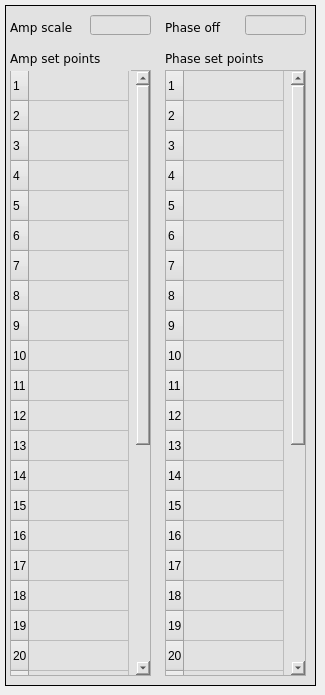
        <widget class="QWidget" name="Lin_3">
         <attribute name="title">
          <string>X</string>
         </attribute>
         <widget class="caFrame" name="caframe_12">
          <property name="geometry">
           <rect>
            <x>5</x>
            <y>5</y>
            <width>311</width>
            <height>681</height>
           </rect>
          </property>
          <property name="styleSheet">
           <string notr="true">background-color: rgb(226, 226, 226);</string>
          </property>
          <property name="frameShape">
           <enum>QFrame::Box</enum>
          </property>
          <widget class="caWaveTable" name="cawavetable_6">
           <property name="geometry">
            <rect>
             <x>5</x>
             <y>65</y>
             <width>141</width>
             <height>606</height>
            </rect>
           </property>
           <property name="font">
            <font>
             <family>DejaVu Sans</family>
            </font>
           </property>
           <property name="autoScrollMargin">
            <number>32</number>
           </property>
           <property name="channel" stdset="0">
            <string notr="true">$(DEVICE):dsp:calib:var_att:X:amp_scale:set_points</string>
           </property>
           <property name="numberOfRows">
            <number>32</number>
           </property>
           <property name="numberOfColumns">
            <number>1</number>
           </property>
           <attribute name="horizontalHeaderVisible">
            <bool>false</bool>
           </attribute>
           <attribute name="horizontalHeaderVisible">
            <bool>false</bool>
           </attribute>
           <row/>
           <row/>
           <row/>
           <row/>
           <row/>
           <row/>
           <row/>
           <row/>
           <row/>
           <row/>
           <row/>
           <row/>
           <row/>
           <row/>
           <row/>
           <row/>
           <row/>
           <row/>
           <row/>
           <row/>
           <row/>
           <row/>
           <row/>
           <row/>
           <row/>
           <row/>
           <row/>
           <row/>
           <row/>
           <row/>
           <row/>
           <row/>
           <column/>
           <item row="0" column="0">
            <property name="font">
             <font/>
            </property>
           </item>
           <item row="1" column="0">
            <property name="font">
             <font/>
            </property>
           </item>
           <item row="2" column="0">
            <property name="font">
             <font/>
            </property>
           </item>
           <item row="3" column="0">
            <property name="font">
             <font/>
            </property>
           </item>
           <item row="4" column="0">
            <property name="font">
             <font/>
            </property>
           </item>
           <item row="5" column="0">
            <property name="font">
             <font/>
            </property>
           </item>
           <item row="6" column="0">
            <property name="font">
             <font/>
            </property>
           </item>
           <item row="7" column="0">
            <property name="font">
             <font/>
            </property>
           </item>
           <item row="8" column="0">
            <property name="font">
             <font/>
            </property>
           </item>
           <item row="9" column="0">
            <property name="font">
             <font/>
            </property>
           </item>
           <item row="10" column="0">
            <property name="font">
             <font/>
            </property>
           </item>
           <item row="11" column="0">
            <property name="font">
             <font/>
            </property>
           </item>
           <item row="12" column="0">
            <property name="font">
             <font/>
            </property>
           </item>
           <item row="13" column="0">
            <property name="font">
             <font/>
            </property>
           </item>
           <item row="14" column="0">
            <property name="font">
             <font/>
            </property>
           </item>
           <item row="15" column="0">
            <property name="font">
             <font/>
            </property>
           </item>
           <item row="16" column="0">
            <property name="font">
             <font/>
            </property>
           </item>
           <item row="17" column="0">
            <property name="font">
             <font/>
            </property>
           </item>
           <item row="18" column="0">
            <property name="font">
             <font/>
            </property>
           </item>
           <item row="19" column="0">
            <property name="font">
             <font/>
            </property>
           </item>
           <item row="20" column="0">
            <property name="font">
             <font/>
            </property>
           </item>
           <item row="21" column="0">
            <property name="font">
             <font/>
            </property>
           </item>
           <item row="22" column="0">
            <property name="font">
             <font/>
            </property>
           </item>
           <item row="23" column="0">
            <property name="font">
             <font/>
            </property>
           </item>
           <item row="24" column="0">
            <property name="font">
             <font/>
            </property>
           </item>
           <item row="25" column="0">
            <property name="font">
             <font/>
            </property>
           </item>
           <item row="26" column="0">
            <property name="font">
             <font/>
            </property>
           </item>
           <item row="27" column="0">
            <property name="font">
             <font/>
            </property>
           </item>
           <item row="28" column="0">
            <property name="font">
             <font/>
            </property>
           </item>
           <item row="29" column="0">
            <property name="font">
             <font/>
            </property>
           </item>
           <item row="30" column="0">
            <property name="font">
             <font/>
            </property>
           </item>
           <item row="31" column="0">
            <property name="font">
             <font/>
            </property>
           </item>
          </widget>
          <widget class="caTextEntry" name="catextentry_44">
           <property name="geometry">
            <rect>
             <x>240</x>
             <y>10</y>
             <width>61</width>
             <height>20</height>
            </rect>
           </property>
           <property name="font">
            <font>
             <family>DejaVu Sans</family>
             <pointsize>9</pointsize>
             <stylestrategy>PreferDefault</stylestrategy>
            </font>
           </property>
           <property name="alignment">
            <set>Qt::AlignRight|Qt::AlignTrailing|Qt::AlignVCenter</set>
           </property>
           <property name="channel" stdset="0">
            <string notr="true">$(DEVICE):dsp:calib:var_att:X:ph_offset</string>
           </property>
           <property name="background">
            <color>
             <red>255</red>
             <green>255</green>
             <blue>127</blue>
            </color>
           </property>
           <property name="colorMode">
            <enum>caLineEdit::Static</enum>
           </property>
           <property name="precision">
            <number>4</number>
           </property>
           <property name="precisionMode">
            <enum>caLineEdit::Channel</enum>
           </property>
           <property name="maxValue">
            <double>2.000000000000000</double>
           </property>
           <property name="minValue">
            <double>0.100000000000000</double>
           </property>
          </widget>
          <widget class="QLabel" name="label_60">
           <property name="geometry">
            <rect>
             <x>5</x>
             <y>10</y>
             <width>76</width>
             <height>25</height>
            </rect>
           </property>
           <property name="font">
            <font>
             <family>DejaVu Sans</family>
            </font>
           </property>
           <property name="styleSheet">
            <string notr="true">color: rgb(0, 0, 0);</string>
           </property>
           <property name="text">
            <string>Amp scale</string>
           </property>
          </widget>
          <widget class="QLabel" name="label_61">
           <property name="geometry">
            <rect>
             <x>160</x>
             <y>10</y>
             <width>76</width>
             <height>25</height>
            </rect>
           </property>
           <property name="font">
            <font>
             <family>DejaVu Sans</family>
            </font>
           </property>
           <property name="styleSheet">
            <string notr="true">color: rgb(0, 0, 0);</string>
           </property>
           <property name="text">
            <string>Phase off</string>
           </property>
          </widget>
          <widget class="QLabel" name="label_52">
           <property name="geometry">
            <rect>
             <x>5</x>
             <y>40</y>
             <width>121</width>
             <height>26</height>
            </rect>
           </property>
           <property name="font">
            <font>
             <family>DejaVu Sans</family>
             <weight>50</weight>
             <bold>false</bold>
            </font>
           </property>
           <property name="text">
            <string>Amp set points</string>
           </property>
          </widget>
          <widget class="QLabel" name="label_53">
           <property name="geometry">
            <rect>
             <x>160</x>
             <y>40</y>
             <width>121</width>
             <height>26</height>
            </rect>
           </property>
           <property name="font">
            <font>
             <family>DejaVu Sans</family>
             <weight>50</weight>
             <bold>false</bold>
            </font>
           </property>
           <property name="text">
            <string>Phase set points</string>
           </property>
          </widget>
          <widget class="caTextEntry" name="catextentry_45">
           <property name="geometry">
            <rect>
             <x>85</x>
             <y>10</y>
             <width>61</width>
             <height>20</height>
            </rect>
           </property>
           <property name="font">
            <font>
             <family>DejaVu Sans</family>
             <pointsize>9</pointsize>
             <stylestrategy>PreferDefault</stylestrategy>
            </font>
           </property>
           <property name="alignment">
            <set>Qt::AlignRight|Qt::AlignTrailing|Qt::AlignVCenter</set>
           </property>
           <property name="channel" stdset="0">
            <string notr="true">$(DEVICE):dsp:calib:var_att:X:amp_scale</string>
           </property>
           <property name="background">
            <color>
             <red>255</red>
             <green>255</green>
             <blue>127</blue>
            </color>
           </property>
           <property name="colorMode">
            <enum>caLineEdit::Static</enum>
           </property>
           <property name="precision">
            <number>4</number>
           </property>
           <property name="precisionMode">
            <enum>caLineEdit::Channel</enum>
           </property>
           <property name="maxValue">
            <double>2.000000000000000</double>
           </property>
           <property name="minValue">
            <double>0.100000000000000</double>
           </property>
          </widget>
          <widget class="caWaveTable" name="cawavetable_7">
           <property name="geometry">
            <rect>
             <x>160</x>
             <y>65</y>
             <width>141</width>
             <height>606</height>
            </rect>
           </property>
           <property name="font">
            <font>
             <family>DejaVu Sans</family>
            </font>
           </property>
           <property name="autoScrollMargin">
            <number>32</number>
           </property>
           <property name="channel" stdset="0">
            <string notr="true">$(DEVICE):dsp:calib:var_att:X:ph_offset:set_points</string>
           </property>
           <property name="numberOfRows">
            <number>32</number>
           </property>
           <property name="numberOfColumns">
            <number>1</number>
           </property>
           <attribute name="horizontalHeaderVisible">
            <bool>false</bool>
           </attribute>
           <attribute name="horizontalHeaderVisible">
            <bool>false</bool>
           </attribute>
           <row/>
           <row/>
           <row/>
           <row/>
           <row/>
           <row/>
           <row/>
           <row/>
           <row/>
           <row/>
           <row/>
           <row/>
           <row/>
           <row/>
           <row/>
           <row/>
           <row/>
           <row/>
           <row/>
           <row/>
           <row/>
           <row/>
           <row/>
           <row/>
           <row/>
           <row/>
           <row/>
           <row/>
           <row/>
           <row/>
           <row/>
           <row/>
           <column/>
           <item row="0" column="0">
            <property name="font">
             <font/>
            </property>
           </item>
           <item row="1" column="0">
            <property name="font">
             <font/>
            </property>
           </item>
           <item row="2" column="0">
            <property name="font">
             <font/>
            </property>
           </item>
           <item row="3" column="0">
            <property name="font">
             <font/>
            </property>
           </item>
           <item row="4" column="0">
            <property name="font">
             <font/>
            </property>
           </item>
           <item row="5" column="0">
            <property name="font">
             <font/>
            </property>
           </item>
           <item row="6" column="0">
            <property name="font">
             <font/>
            </property>
           </item>
           <item row="7" column="0">
            <property name="font">
             <font/>
            </property>
           </item>
           <item row="8" column="0">
            <property name="font">
             <font/>
            </property>
           </item>
           <item row="9" column="0">
            <property name="font">
             <font/>
            </property>
           </item>
           <item row="10" column="0">
            <property name="font">
             <font/>
            </property>
           </item>
           <item row="11" column="0">
            <property name="font">
             <font/>
            </property>
           </item>
           <item row="12" column="0">
            <property name="font">
             <font/>
            </property>
           </item>
           <item row="13" column="0">
            <property name="font">
             <font/>
            </property>
           </item>
           <item row="14" column="0">
            <property name="font">
             <font/>
            </property>
           </item>
           <item row="15" column="0">
            <property name="font">
             <font/>
            </property>
           </item>
           <item row="16" column="0">
            <property name="font">
             <font/>
            </property>
           </item>
           <item row="17" column="0">
            <property name="font">
             <font/>
            </property>
           </item>
           <item row="18" column="0">
            <property name="font">
             <font/>
            </property>
           </item>
           <item row="19" column="0">
            <property name="font">
             <font/>
            </property>
           </item>
           <item row="20" column="0">
            <property name="font">
             <font/>
            </property>
           </item>
           <item row="21" column="0">
            <property name="font">
             <font/>
            </property>
           </item>
           <item row="22" column="0">
            <property name="font">
             <font/>
            </property>
           </item>
           <item row="23" column="0">
            <property name="font">
             <font/>
            </property>
           </item>
           <item row="24" column="0">
            <property name="font">
             <font/>
            </property>
           </item>
           <item row="25" column="0">
            <property name="font">
             <font/>
            </property>
           </item>
           <item row="26" column="0">
            <property name="font">
             <font/>
            </property>
           </item>
           <item row="27" column="0">
            <property name="font">
             <font/>
            </property>
           </item>
           <item row="28" column="0">
            <property name="font">
             <font/>
            </property>
           </item>
           <item row="29" column="0">
            <property name="font">
             <font/>
            </property>
           </item>
           <item row="30" column="0">
            <property name="font">
             <font/>
            </property>
           </item>
           <item row="31" column="0">
            <property name="font">
             <font/>
            </property>
           </item>
          </widget>
         </widget>
        </widget>
